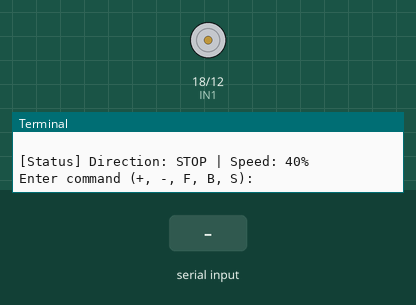
The program below on a simulated Raspberry Pi (BCM pin numbers). Shown: motor-driver pin pairs drawn as motors (green arrow = first pin HIGH = forward, orange = second pin HIGH = backward, longer = more drive, scaled by the enable pin), the last lines printed to the terminal. The test bench sets the inputs (shaded band).

Above: at 1.2 s.
1.3 s: "F" typed at the terminal, then Enter
At 2.2 s:
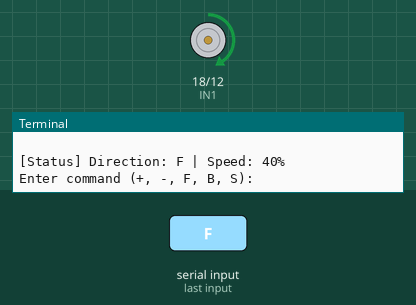
2.8 s: "B" typed at the terminal, then Enter
At 3.3 s:
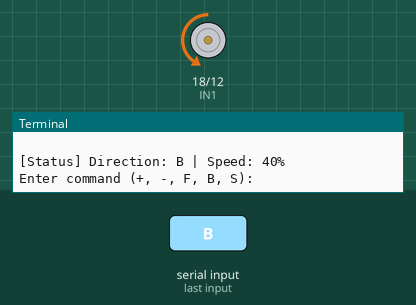
4.3 s: "S" typed at the terminal, then Enter
At 5.7 s:
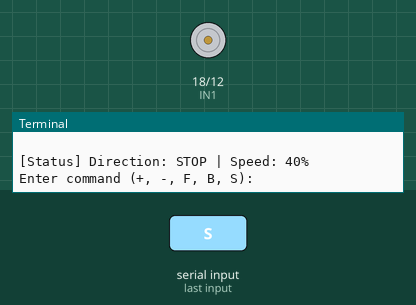
Timing chart, 0 to 7.3 s (numbered marks = the images above; inputs shaded):
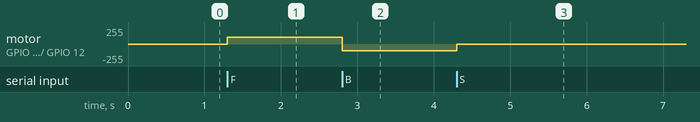

Measured:
- after the input at 1.3 s, motor on GPIO 18 (IN1) / GPIO 12 (IN2): stopped → forward 102/255 at once
- after the input at 2.8 s, motor on GPIO 18 (IN1) / GPIO 12 (IN2): forward 102/255 → backward 102/255 at once
- after the input at 4.3 s, motor on GPIO 18 (IN1) / GPIO 12 (IN2): backward 102/255 → stopped at once

The program:

test11.py
```python
import RPi.GPIO as GPIO
from time import sleep

# 1. Tell the Pi we are using BCM (GPIO labels)
GPIO.setmode(GPIO.BCM)
GPIO.setwarnings(False)

# 2. Define the pins based on your T-Cobbler labels
IN1 = 18   # Connects to Orange wire
IN2 = 12   # Connects to Red wire
ENA = 13   # Speed Control Pin (Enable A)

# 3. Configure the pins (Removed button pin configs as they are no longer needed)
GPIO.setup(ENA, GPIO.OUT)
GPIO.setup(IN1, GPIO.OUT)
GPIO.setup(IN2, GPIO.OUT)

# 4. Initialize Software PWM on ENA pin at 1000Hz frequency
pwm_motor = GPIO.PWM(ENA, 1000)
pwm_motor.start(0)

# Track the engine states
current_speed = 40  # Start at a default baseline speed of 40%
current_direction = "STOP" # Options: "F", "B", "STOP"

# 5. Define Motor Control Functions
def motor_forward(speed):
    global current_direction
    current_direction = "F"
    GPIO.output(IN1, GPIO.HIGH)
    GPIO.output(IN2, GPIO.LOW)
    pwm_motor.ChangeDutyCycle(speed)

def motor_backward(speed):
    global current_direction
    current_direction = "B"
    GPIO.output(IN1, GPIO.LOW)
    GPIO.output(IN2, GPIO.HIGH)
    pwm_motor.ChangeDutyCycle(speed)

def motor_stop():
    global current_direction
    current_direction = "STOP"
    GPIO.output(IN1, GPIO.LOW)
    GPIO.output(IN2, GPIO.LOW)
    pwm_motor.ChangeDutyCycle(0)

# 6. Main Terminal Input Loop
try:
    print("--- Terminal Motor Controller Active ---")
    print("Commands:")
    print("  F : Drive Forward")
    print("  B : Drive Backward")
    print("  S : Stop Motor")
    print("  + : Increase Speed by 10%")
    print("  - : Decrease Speed by 10%")
    print("-----------------------------------------")

    while True:
        print(f"\n[Status] Direction: {current_direction} | Speed: {current_speed}%")
        # Prompt user for terminal input character
        user_input = input("Enter command (+, -, F, B, S): ").strip()

        # Handle Speed Increases
        if user_input == "+":
            current_speed += 10
            if current_speed > 100:
                current_speed = 100  # Cap speed maximum at 100%
                print("Already at maximum speed!")

            # Instantly apply the speed update to the running motor
            if current_direction == "F":
                motor_forward(current_speed)
            elif current_direction == "B":
                motor_backward(current_speed)

        # Handle Speed Decreases
        elif user_input == "-":
            current_speed -= 10
            if current_speed < 0:
                current_speed = 0    # Floor speed minimum at 0%
                print("Already stopped!")

            # Instantly apply the speed update to the running motor
            if current_direction == "F":
                motor_forward(current_speed)
            elif current_direction == "B":
                motor_backward(current_speed)

        # Handle Directional Commands
        elif user_input.upper() == "F":
            print("Driving Forward...")
            motor_forward(current_speed)

        elif user_input.upper() == "B":
            print("Driving Backward...")
            motor_backward(current_speed)

        elif user_input.upper() == "S":
            print("Stopping Motor...")
            motor_stop()

        else:
            print("Invalid command. Please use +, -, F, B, or S.")

except KeyboardInterrupt:
    print("\nProgram stopped by user.")

finally:
    print("Cleaning up GPIO resources...")
    pwm_motor.stop()
    GPIO.cleanup()
    print("Done!")
```
